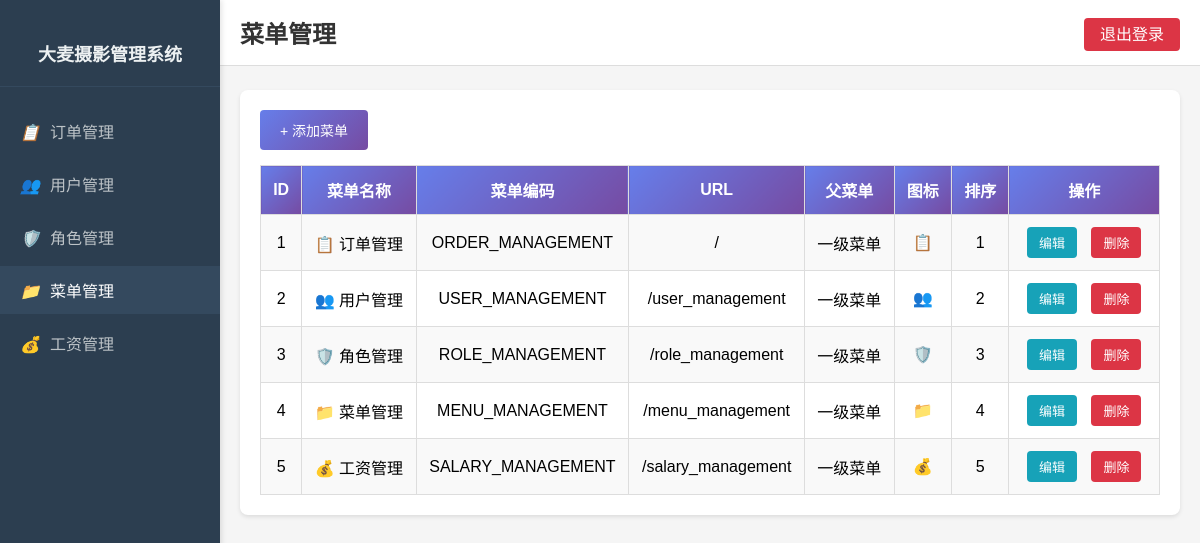
Page /menu_management (signed in) on the committed database.
### database.py (models this page shows)
class Menu(db.Model):
    __tablename__ = 'menu'
    id = db.Column(db.Integer, primary_key=True)
    menu_name = db.Column(db.String(50), nullable=False)  # 菜单名称
    menu_code = db.Column(db.String(50), unique=True, nullable=False)  # 菜单编码
    menu_url = db.Column(db.String(100))  # 菜单 URL
    parent_id = db.Column(db.Integer, default=0)  # 父菜单 ID，0 表示一级菜单
    icon = db.Column(db.String(50))  # 菜单图标
    sort_order = db.Column(db.Integer, default=0)  # 排序顺序
    is_visible = db.Column(db.Boolean, default=True)  # 是否可见
    created_time = db.Column(db.DateTime, default=datetime.utcnow().replace(microsecond=0))

### app.py (the view)
@app.route('/menu_management')
def menu_management():
    if 'userid' not in session:
        return redirect(url_for('login'))
    if not check_permission('MENU_MANAGEMENT'):
        flash('没有权限访问此页面！', 'error')
        return redirect(url_for('index'))
    menus = Menu.query.order_by(Menu.sort_order).all()
    return render_template('menu_management.html', menus=menus)

### app.py (called while the page is built)
def check_permission(menu_code):
    if 'userid' not in session:
        return False
    user = db.session.get(User, session['userid'])
    if not user:
        return False
    if any(r.role_code == 'ADMIN' for r in user.roles):
        return True
    for role in user.roles:
        for menu in role.menus:
            if menu.menu_code == menu_code:
                return True
    return False

### templates/menu_management.html (shortened to what this page needs)
<!DOCTYPE html>
<html lang="zh-CN">
<head>
</head>
<body>
    <div class="sidebar">
        <div class="sidebar-header">
            <h2>大麦摄影管理系统</h2>
        </div>
        <ul class="sidebar-menu" id="sidebarMenu">
        </ul>
    </div>
    <div class="main-content">
        <div class="top-bar">
            <h1>菜单管理</h1>
            <div class="logout-button">
                <a href="{{ url_for('logout') }}">退出登录</a>
            </div>
        </div>
        <div class="content-card">
            <button onclick="openAddModal()" class="add-btn">+ 添加菜单</button>
            <div class="table-wrapper">
                <table>
                    <tr>
                        <th>ID</th>
                        <th>菜单名称</th>
                        <th>菜单编码</th>
                        <th>URL</th>
                        <th>父菜单</th>
                        <th>图标</th>
                        <th>排序</th>
                        <th>操作</th>
                    </tr>
                    {% for menu in menus %}
                    <tr>
                        <td>{{ menu.id }}</td>
                        <td>{{ menu.icon or '📄' }} {{ menu.menu_name }}</td>
                        <td>{{ menu.menu_code }}</td>
                        <td>{{ menu.menu_url or '-' }}</td>
                        <td>{{ menu.parent_id if menu.parent_id > 0 else '一级菜单' }}</td>
                        <td>{{ menu.icon or '-' }}</td>
                        <td>{{ menu.sort_order }}</td>
                        <td>
                            <button onclick="openEditModal({{ menu.id }})" class="action-btn edit-btn">编辑</button>
                            <button onclick="deleteMenu({{ menu.id }})" class="action-btn delete-btn">删除</button>
                        </td>
                    </tr>
                    {% endfor %}
                </table>
            </div>
        </div>
    </div>
</body>
</html>

### templates/menu_management.html (style rules this page uses)
* { margin: 0; padding: 0; box-sizing: border-box; }
body { font-family: Arial, sans-serif; background-color: #f5f5f5; min-height: 100vh; }
.sidebar { width: 220px; background-color: #2c3e50; color: white; padding: 20px 0; position: fixed; left: 0; top: 0; height: 100vh; overflow-y: auto; box-shadow: 2px 0 5px rgba(0, 0, 0, 0.1); z-index: 100; }
.sidebar-header { text-align: center; padding: 20px; border-bottom: 1px solid #34495e; margin-bottom: 20px; }
.sidebar-header h2 { font-size: 18px; color: #ecf0f1; }
.sidebar-menu { list-style: none; }
.main-content { margin-left: 220px; padding: 20px; min-height: 100vh; }
.top-bar { display: flex; justify-content: space-between; align-items: center; position: fixed; left: 220px; right: 0; top: 0; padding: 15px 20px; background-color: white; border-bottom: 1px solid #ddd; z-index: 99; }
.top-bar h1 { font-size: 24px; color: #333; margin: 0; }
.logout-button a { background-color: #dc3545; color: white; padding: 8px 16px; border-radius: 4px; text-decoration: none; transition: background-color 0.3s ease; }
.content-card { margin-top: 70px; background-color: white; border-radius: 8px; padding: 20px; box-shadow: 0 2px 4px rgba(0, 0, 0, 0.1); }
.add-btn { display: inline-block; background: linear-gradient(135deg, #667eea 0%, #764ba2 100%); color: white; padding: 10px 20px; border-radius: 4px; text-decoration: none; margin-bottom: 15px; transition: all 0.3s ease; cursor: pointer; border: none; font-size: 14px; }
.table-wrapper { position: relative; width: 100%; overflow-x: auto; }
table { border-collapse: collapse; width: 100%; background-color: white; }
th, td { border: 1px solid #ddd; padding: 12px; text-align: center; }
th { background: linear-gradient(135deg, #667eea 0%, #764ba2 100%); color: white; font-weight: 600; }
tr:nth-child(even) { background-color: #f9f9f9; }
.action-btn { margin: 0 5px; padding: 6px 12px; border-radius: 4px; text-decoration: none; cursor: pointer; border: none; font-size: 13px; }
.edit-btn { background-color: #17a2b8; color: white; }
.delete-btn { background-color: #dc3545; color: white; }

### rows in the picture
Menu: id "1", icon "📋", menu_name "订单管理", menu_code "ORDER_MANAGEMENT", menu_url "/", parent_id "一级菜单", sort_order "1"
Menu: id "2", icon "👥", menu_name "用户管理", menu_code "USER_MANAGEMENT", menu_url "/user_management", parent_id "一级菜单", sort_order "2"
Menu: id "3", icon "🛡️", menu_name "角色管理", menu_code "ROLE_MANAGEMENT", menu_url "/role_management", parent_id "一级菜单", sort_order "3"
Menu: id "4", icon "📁", menu_name "菜单管理", menu_code "MENU_MANAGEMENT", menu_url "/menu_management", parent_id "一级菜单", sort_order "4"
Menu: id "5", icon "💰", menu_name "工资管理", menu_code "SALARY_MANAGEMENT", menu_url "/salary_management", parent_id "一级菜单", sort_order "5"
